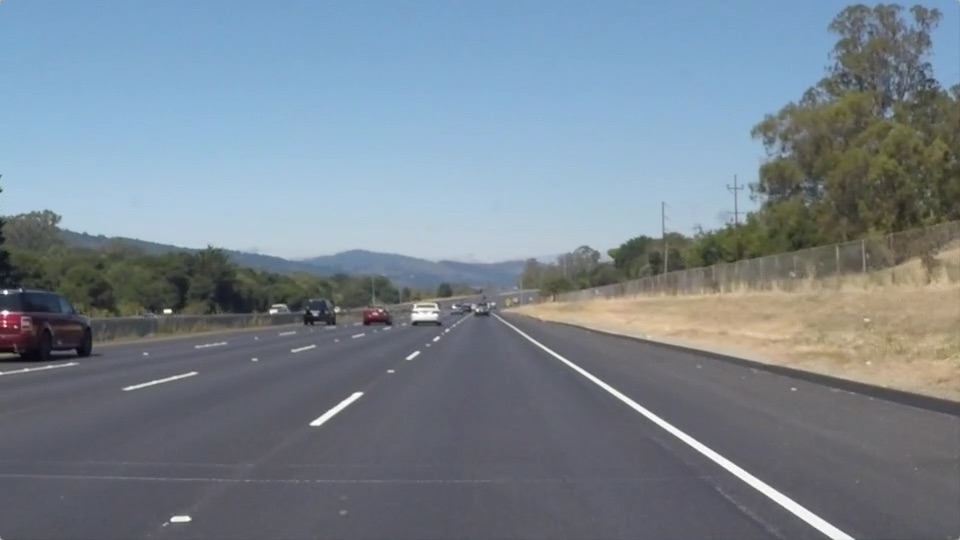
#> input picture Day8/lanes.jpg, 960 x 540 px, given in place of the camera
$ python Contours.py
#> lines starting #> are read from the running program, lines starting #| are printed output that depends on the picture; after the words box and inside, x2 and y2 are one past the last pixel; in counts of white or black regions, pixels touching at a corner belong together
#!/usr/bin/python3

import cv2
import numpy as np

cap = cv2.VideoCapture(0)
def nothing(x):
	pass
cv2.namedWindow("Trackbar")
cv2.createTrackbar("LT" , "Trackbar" , 0 ,255 , nothing)
#> slider 'LT' is set to 51
cv2.createTrackbar("UT" , "Trackbar" , 0 ,255 , nothing)
#> slider 'UT' is set to 255

while cap.isOpened():
	_ , img = cap.read()
#> img is the input picture: shape (540, 960, 3); mean B, G, R 143.7, 132.6, 120.3
	gray = cv2.cvtColor(img , cv2.COLOR_BGR2GRAY)
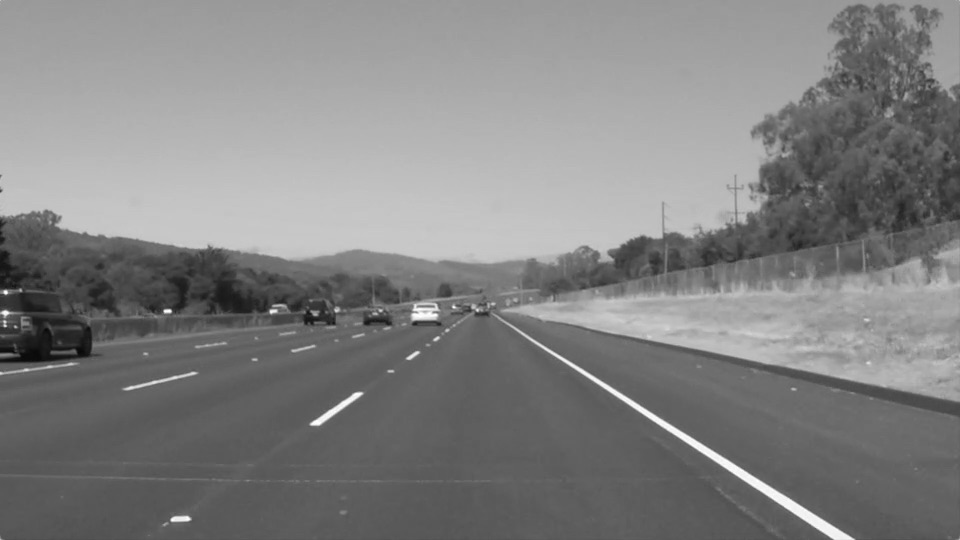
#> gray: shape (540, 960); min 8, max 255, mean 130.1

	# Creating Trackbar for threshold 1 and 2
	th1 = cv2.getTrackbarPos("LT" , "Trackbar")
	th2 = cv2.getTrackbarPos("UT" , "Trackbar")

	# Threshold
	ret,thresh = cv2.threshold(gray ,th1 , th2 , 0)
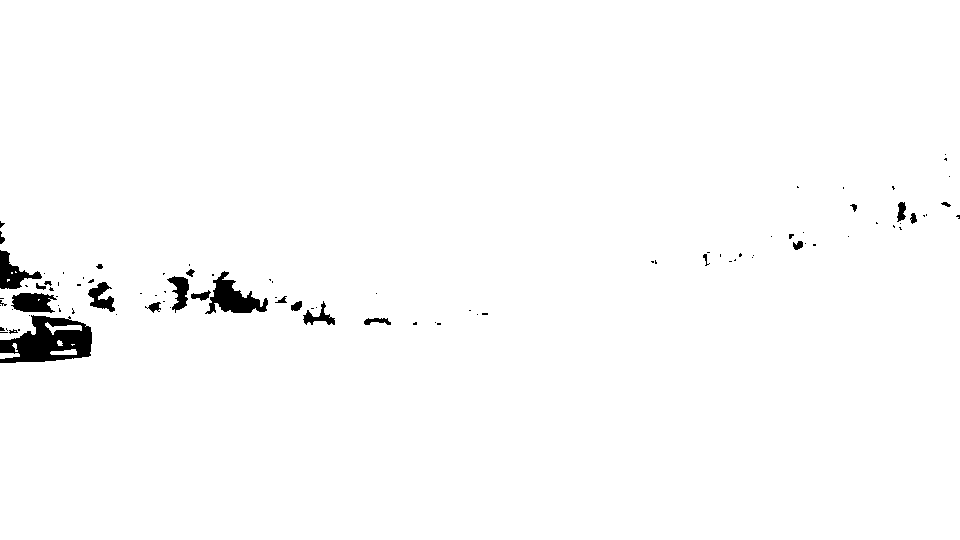
#> thresh: shape (540, 960); 98.5% white; 95 black regions (71 under 20 px)
#> ret = 51

	# Finding Contours , 2nd arg is Contour Mode or Contour retrieval mode , 3rd arg is Method
	contours , hierarchy = cv2.findContours(thresh , cv2.RETR_TREE , cv2.CHAIN_APPROX_NONE)
#> contours = 105 contours, 78 with area under 20; largest, box (x1, y1, x2, y2) and area: (0, 0, 960, 540) 512732, (204, 270, 269, 315) 1324, (10, 292, 58, 314) 736, (87, 281, 116, 313) 474, (166, 275, 190, 314) 471
	print("No. of Contours:- "+str(len(contours)))
#| No. of Contours:- 105

	# Draw Contours 3rd arg is index
	cv2.drawContours(img , contours , -1 , (0,255,0) , 3)
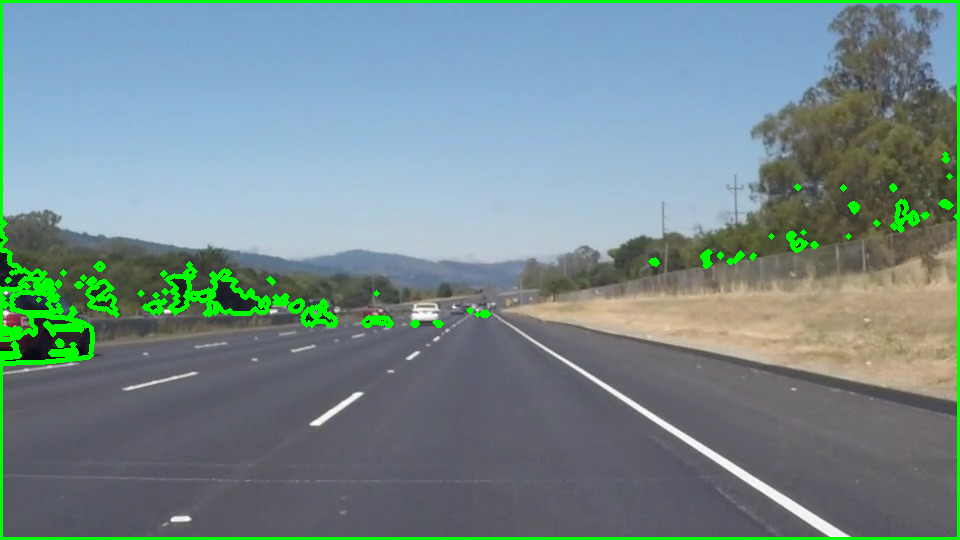
#> img: shape (540, 960, 3); 3.77% of pixels changed, all inside (x1, y1, x2, y2) = (0, 0, 960, 540)
	cv2.imshow('image',img)
	if cv2.waitKey(1) == ord('q'):
#> (key q is pressed here)
		break
cap.release()
cv2.destroyAllWindows()
